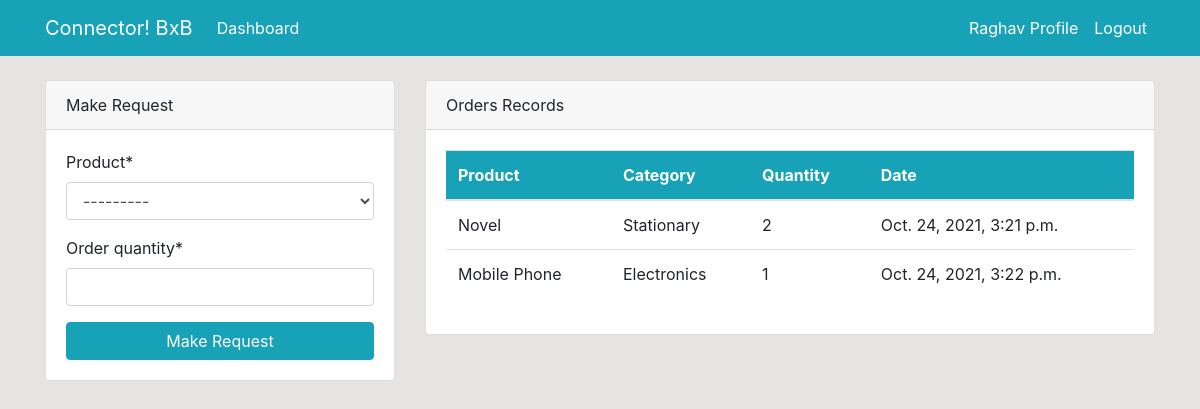
/dashboard/ (signed in), run on an earlier commit of the app's database.
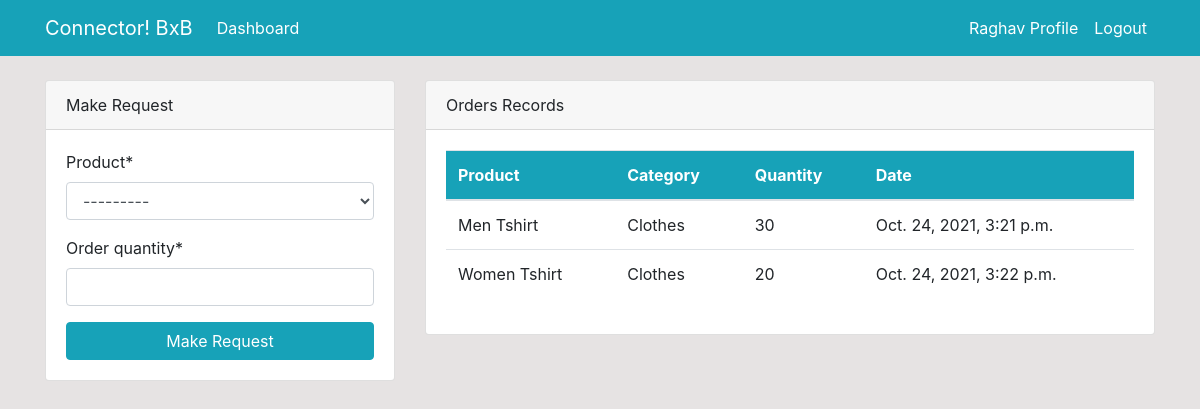
And on a later commit of the database.
### dashboard/models.py (models this page shows, shortened)
class Order(models.Model):
    product = models.ForeignKey(Product, on_delete=models.CASCADE , null=True)
    staff = models.ForeignKey(User, on_delete=models.CASCADE , null=True)
    order_quantity = models.PositiveIntegerField(null=True)
    date  = models.DateTimeField(auto_now_add= True)
    class Meta:
        verbose_name_plural = 'Orders'

class Product(models.Model):
    name = models.CharField(max_length=100 , null=True)
    category = models.CharField(max_length=20, choices=CATEGORY , null=True)
    quantity = models.PositiveIntegerField(null=True)
    class Meta:
        verbose_name_plural = 'Products'
    def __str__(self):
        return f'{self.name}-{self.quantity}'

### dashboard/views.py (the view)
# urls.py: path('dashboard/', views.index, name='dashboard-index'),
@login_required(login_url='user-login')
def index(request):
    orders = Order.objects.all()
    product  = Product.objects.all()
    if request.method == 'POST':
        form = OrderForm(request.POST)
        if form.is_valid():
            instance =  form.save(commit=False)
            instance.staff = request.user
            instance.save()
            return redirect('dashboard-index')
    else:
        form = OrderForm()
    context = {
        'orders' : orders,
        'form' : form,
        'products' : product
    }
    return render(request, "dashboard/index.html" , context)

### dashboard/forms.py
class OrderForm(forms.ModelForm):
    class Meta:
        model = Order
        fields = ['product', 'order_quantity']

### templates/dashboard/index.html (shortened to what the changed rows need)
{% extends 'assets/base.html' %}
{% block content %}
{% if user.is_authenticated and user.is_staff and user.is_superuser %}
{% include 'assets/topnav.html' %}
{% comment %} Graph {% endcomment %}
<div class="container">
  <div class="row my-5">
    <div class="col-md-6">
      <div class="bg-white">
        <canvas id="myChart1" width="400" height="300"></canvas>
        <script>
          var ctx = document.getElementById("myChart1").getContext("2d");
          var myChart1 = new Chart(ctx, {
            type: "pie",
            data: {
              labels: [{% for order in orders %} '{{ order.product.name }}', {% endfor %}],
              datasets: [
                {
                  label: "Products",
                  data: [{% for order in orders %} {{order.order_quantity}}, {% endfor %}],
                  backgroundColor: [
                    "rgba(255, 99, 132, 1)",
                    "rgba(54, 162, 235, 1)",
                    "rgba(255, 206, 86, 1)",
                    "rgba(75, 192, 192, 1)",
                    "rgba(153, 102, 255, 1)",
                    "rgba(255, 159, 64, 1)",
                    "rgba(105, 99, 132, 1)",
                    "rgba(54, 162, 235, 1)",
                    "rgba(25, 198, 86, 1)",
                    "rgba(75, 12, 100, 1)",
                    "rgba(100, 102, 25, 1)",
                    "rgba(158, 159, 64, 1)",
                  ],
                  borderColor: [
                    "rgba(255, 99, 132, 1)",
                    "rgba(54, 162, 235, 1)",
                    "rgba(255, 206, 86, 1)",
                    "rgba(75, 192, 192, 1)",
                    "rgba(153, 102, 255, 1)",
                    "rgba(255, 159, 64, 1)",
                    "rgba(105, 99, 132, 1)",
                    "rgba(54, 162, 235, 1)",
                    "rgba(25, 198, 86, 1)",
                    "rgba(75, 12, 100, 1)",
                    "rgba(100, 102, 25, 1)",
                    "rgba(158, 159, 64, 1)",
                  ],
                  borderWidth: 1,
                },
              ],
            },
            options: {
              scales: {
                yAxes: [
                  {
                    ticks: {
                      beginAtZero: true,
                    },
                  },
                ],
              },
            },
          });
        </script>
      </div>
    </div>
    <div class="col-md-6">
      <div class="bg-white">
        <canvas id="myChart" width="400" height="300"></canvas>
        <script>
          var ctx = document.getElementById("myChart").getContext("2d");
          var myChart = new Chart(ctx, {
            type: "bar",
            data: {
              labels: [{% for product in products %} '{{ product.name}}', {% endfor %}],
              datasets: [
                {
                  label: "Products",
                  data: [{% for product in products %} {{ product.quantity}}, {% endfor %}],
                  backgroundColor: [
                    "rgba(255, 99, 132, 1)",
                    "rgba(54, 162, 235, 1)",
                    "rgba(255, 206, 86, 1)",
                    "rgba(75, 192, 192, 1)",
                    "rgba(153, 102, 255, 1)",
                    "rgba(255, 159, 64, 1)",
                    'rgba(255, 99, 132, 1)',
                    'rgba(54, 162, 235, 1)',
                    'rgba(255, 206, 86, 1)',
                    'rgba(75, 192, 192, 1)',
                    'rgba(153, 102, 255, 1)',
                    'rgba(255, 159, 64, 1)'
                  ],
                  borderColor: [
                    "rgba(255, 99, 132, 1)",
                    "rgba(54, 162, 235, 1)",
                    "rgba(255, 206, 86, 1)",
                    "rgba(75, 192, 192, 1)",
                    "rgba(153, 102, 255, 1)",
                    "rgba(255, 159, 64, 1)",
                    'rgba(255, 99, 132, 1)',
                    'rgba(54, 162, 235, 1)',
                    'rgba(255, 206, 86, 1)',
                    'rgba(75, 192, 192, 1)',
                    'rgba(153, 102, 255, 1)',
                    'rgba(255, 159, 64, 1)'
                  ],
                  borderWidth: 1,
                },
              ],
            },
            options: {
              scales: {
                yAxes: [
                  {
                    ticks: {
                      beginAtZero: true,
                    },
                  },
                ],
              },
            },
          });
        </script>
      </div>
    </div>
  </div>
</div>
{% else %}
  {% include 'dashboard/staff_index.html' %}
{% endif %}
{% endblock %}

### templates/dashboard/staff_index.html (shortened to what this page needs)
{% load crispy_forms_tags %}
<div class="container">
  <div>
    <div class="row mt-4">
      <div class="col-md-4">
        <div class="card">
          <div class="card-header">Make Request</div>
          <div class="card-body">
            <form method="POST">
            {{form | crispy}}
              <input
                class="btn btn-info btn-block"
                type="submit"
                value="Make Request"
              />
            </form>
          </div>
        </div>
      </div>
      <div class="col-md-8">
        <div class="card">
          <div class="card-header">Orders Records</div>
          <div class="card-body">
            <table class="table bg-white">
              <thead class="bg-info text-white">
                <tr>
                  <th scope="col">Product</th>
                  <th scope="col">Category</th>
                  <th scope="col">Quantity</th>
                  <th scope="col">Date</th>
                </tr>
              </thead>
              <tbody>
                {% for order in orders %}
                {% if order.staff == user %}
                <tr>
                  <td>{{ order.product.name }}</td>
                  <td>{{ order.product.category }}</td>
                  <td>{{ order.order_quantity }}</td>
                  <td>{{ order.date }}</td>
                </tr>
                {% endif %}
                {% endfor %}
              </tbody>
            </table>
          </div>
        </div>
      </div>
    </div>
  </div>
</div>

What changed in the data, as far as the page shows it:
changed Order: product.name "Novel" → "Men Tshirt"; product.category "Stationary" → "Clothes"; order_quantity "2" → "30"
changed Order: product.name "Mobile Phone" → "Women Tshirt"; product.category "Electronics" → "Clothes"; order_quantity "1" → "20"
